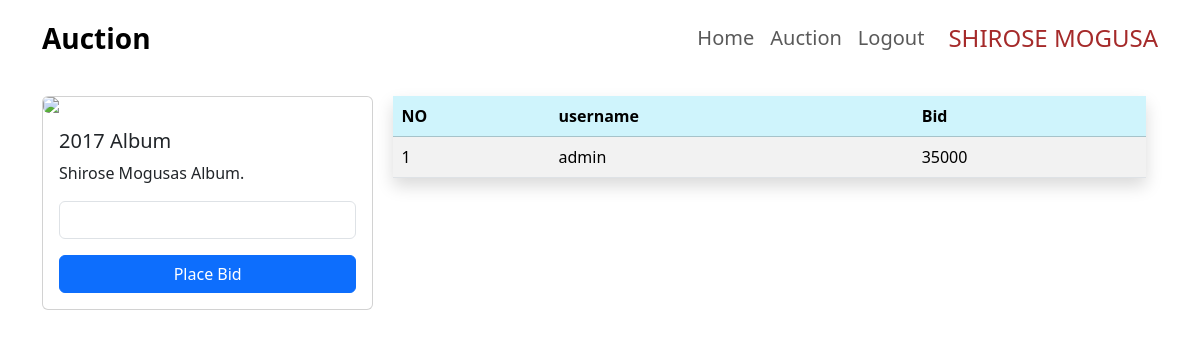
Screenshot of /bidding.php?id=2 (signed in) with the database file from the repository.
### tables this page shows
CREATE TABLE `item` (
  `id` int(10) NOT NULL,
  `id_publisher` int(11) NOT NULL,
  `name` varchar(70) NOT NULL,
  `startprice` int(30) NOT NULL,
  `cover` longblob DEFAULT NULL,
  `covertype` varchar(255) NOT NULL,
  `deskripsi` text DEFAULT NULL,
  `status` enum('Pending','Approved','Cancelled','Auctioned','Sold') NOT NULL
);

CREATE TABLE `bids` (
  `id_user` int(11) NOT NULL,
  `id_item` int(11) NOT NULL,
  `bid` int(255) NOT NULL
);

CREATE TABLE `client` (
  `id` int(10) NOT NULL,
  `username` varchar(255) NOT NULL,
  `password` varchar(255) NOT NULL,
  `role` enum('user','admin') DEFAULT 'user'
);

### bidding.php (the view, shortened to what this page needs)
<?php
include "header.php";
include "koneksi.php";
$item_id = $_SESSION['item_id'];
$qry_detail_item = mysqli_query($conn, "select * from item where id = '$item_id'");
$dt_item = mysqli_fetch_array($qry_detail_item);
?>
<div class="container d-flex gap-2" style="margin-top: 6rem;">
    <div class="card" style="width: 30rem;">
        <img src="display_image.php?image_id=<?php echo $dt_item['id']; ?>" class="rounded w-100" />
        <div class="card-body">
            <h5 class="card-title"><?= $dt_item['name'] ?></h5>
            <p class="card-text"><?= $dt_item['deskripsi'] ?>.</p>
            <form action="bidding_process.php" method="post">
                <input type="number" name="bid" class="form-control" min="1">
                <input type="submit" name="simpan" value="Place Bid" class="btn btn-primary w-100 mt-3"/>
            </form>
        </div>
    </div>
    <div class="container-fluid">
        <table class="table table-hover table-striped shadow">
            <thead class="table-info">
                <th>NO</th>
                <th>username</th>
                <th>Bid</th>
            </thead>
            <?php
            include "koneksi.php";
            $qry_bids = mysqli_query($conn, "select * from bids WHERE id_item = '$item_id' order by bid desc");
            $no = 0;
            while ($dt_bids = mysqli_fetch_array($qry_bids)) {
                $no++;
                $id_user = $dt_bids['id_user'];
                $qry_user = mysqli_query($conn, "SELECT username FROM client WHERE id = '$id_user'");
                $nama_user = mysqli_fetch_array($qry_user);
                ?>
                <tr>
                    <td>
                        <?= $no ?>
                    </td>
                    <td>
                        <?= $nama_user['username'] ?>
                    </td>
                    <td>
                        <?= $dt_bids['bid'] ?>
                    </td>
                </tr>
                <?php
            }
            ?>
        </table>
    </div>
</div>
</body>
</html>

### rows the page displays
item: name "2017 Album", deskripsi "Shirose Mogusas Album"
bids: id_user.username "admin", bid "35000"

### other values shown
$_SESSION['username'] "SHIROSE MOGUSA"
